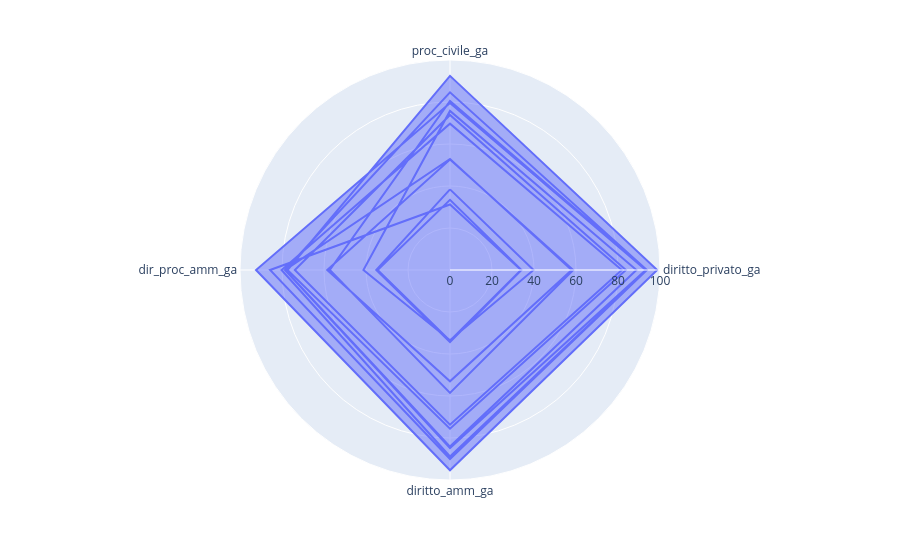

The cell this chart's notebook holds for it:
### Code cell
fig = px.line_polar(average_acc_df, r='average_accuracy', theta='dataset', line_close=True)
fig.update_traces(fill='toself')
fig.update_layout(
  polar=dict(
    radialaxis=dict(
      visible=True,
      range=[0, 100]
    )),
  showlegend=True
)
fig.show()

### Figure 1 — Plotly figure (JSON) as saved in the notebook; plotly's stock layout.template omitted (floating-point values rounded to 4 significant figures)
{"data": [{"fill": "toself", "hovertemplate": "average_accuracy=%{r}<br>dataset=%{theta}<extra></extra>", "legendgroup": "", "line": {"color": "#636efa", "dash": "solid"}, "marker": {"symbol": "circle"}, "mode": "lines", "name": "", "r": [38.38, 39.78, 33.45, 41.22, 75.75, 88.78, 84.09, 78.48, 52.87, 57.94, 53.0, 58.47, 52.56, 58.69, 58.52, 57.22, 80.5, 93.68, 88.82, 80.21, 69.69, 81.81, 73.67, 73.88, 73.84, 83.75, 75.55, 77.39, 92.44, 98.66, 95.36, 92.37, 79.47, 93.22, 84.76, 78.6, 84.62, 93.75, 90.0, 85.67, 31.22, 33.81, 33.66, 34.46, 33.38, 34.03, 34.27, 35.11, 38.38], "showlegend": false, "subplot": "polar", "theta": ["proc_civile_ga", "diritto_privato_ga", "diritto_amm_ga", "dir_proc_amm_ga", "proc_civile_ga", "diritto_privato_ga", "diritto_amm_ga", "dir_proc_amm_ga", "proc_civile_ga", "diritto_privato_ga", "diritto_amm_ga", "dir_proc_amm_ga", "proc_civile_ga", "diritto_privato_ga", "diritto_amm_ga", "dir_proc_amm_ga", "proc_civile_ga", "diritto_privato_ga", "diritto_amm_ga", "dir_proc_amm_ga", "proc_civile_ga", "diritto_privato_ga", "diritto_amm_ga", "dir_proc_amm_ga", "proc_civile_ga", "diritto_privato_ga", "diritto_amm_ga", "dir_proc_amm_ga", "proc_civile_ga", "diritto_privato_ga", "diritto_amm_ga", "dir_proc_amm_ga", "proc_civile_ga", "diritto_privato_ga", "diritto_amm_ga", "dir_proc_amm_ga", "proc_civile_ga", "diritto_privato_ga", "diritto_amm_ga", "dir_proc_amm_ga", "proc_civile_ga", "diritto_privato_ga", "diritto_amm_ga", "dir_proc_amm_ga", "proc_civile_ga", "diritto_privato_ga", "diritto_amm_ga", "dir_proc_amm_ga", "proc_civile_ga"], "type": "scatterpolar"}], "layout": {"legend": {"tracegroupgap": 0}, "margin": {"t": 60}, "polar": {"angularaxis": {"direction": "clockwise", "rotation": 90}, "domain": {"x": [0, 1], "y": [0, 1]}, "radialaxis": {"range": [0, 100], "visible": true}}, "showlegend": true}}
